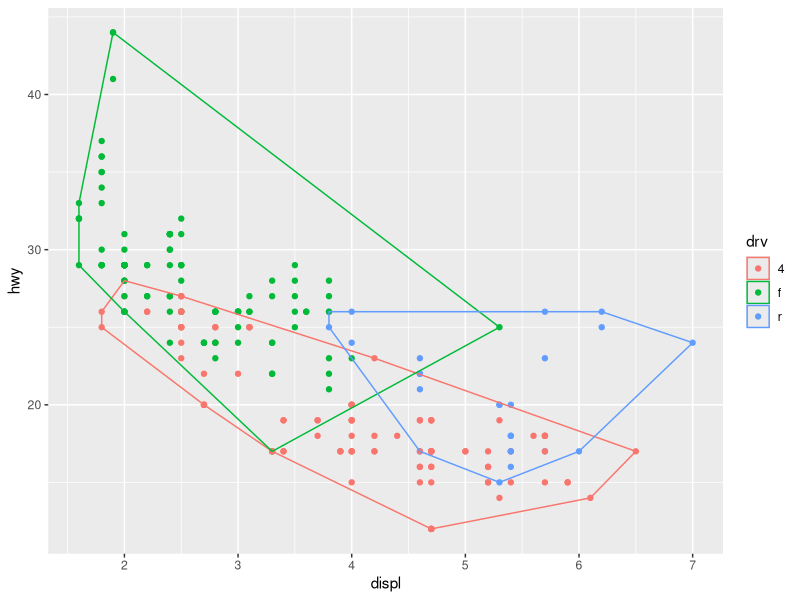
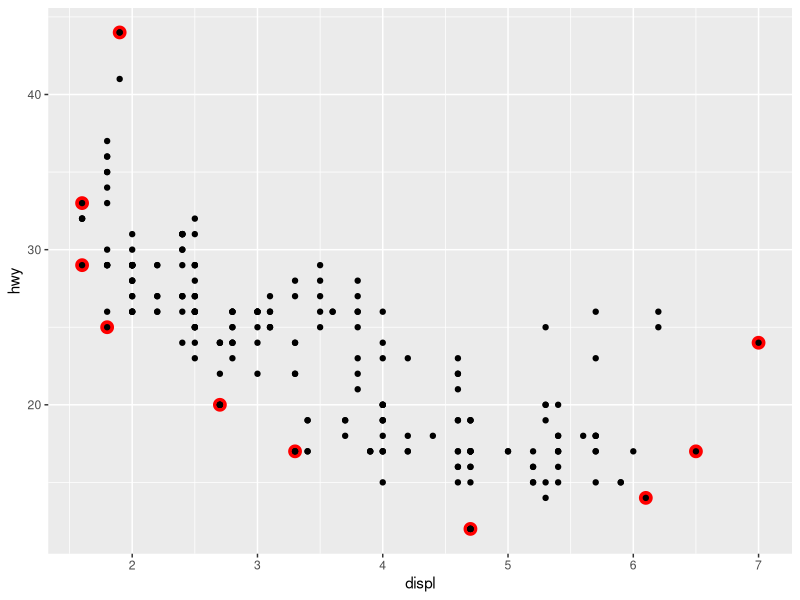
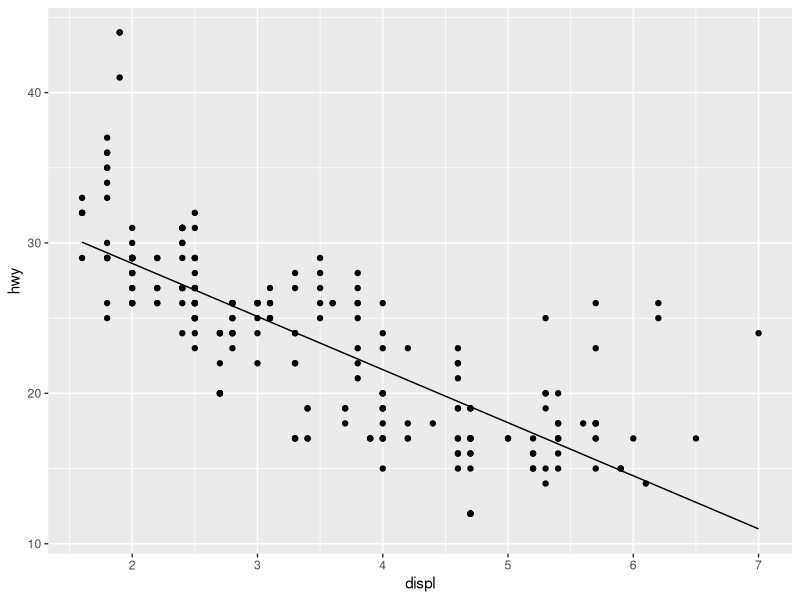
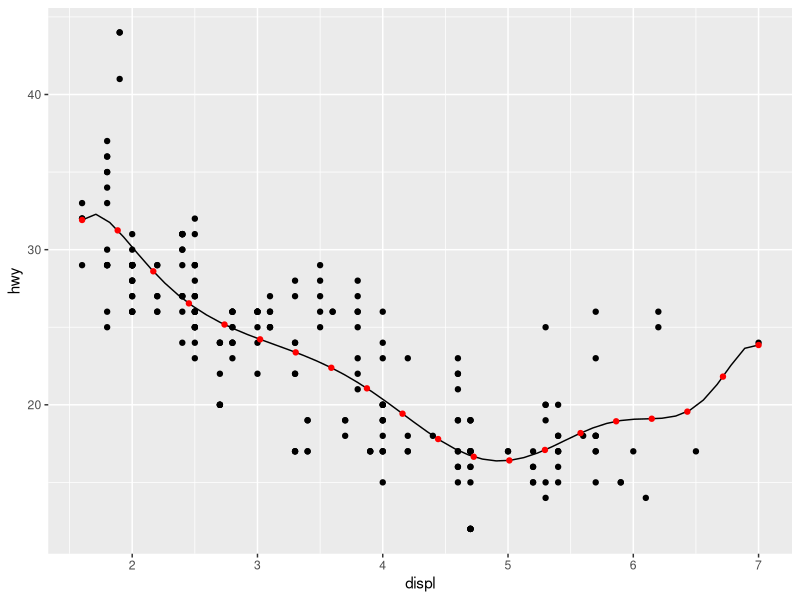
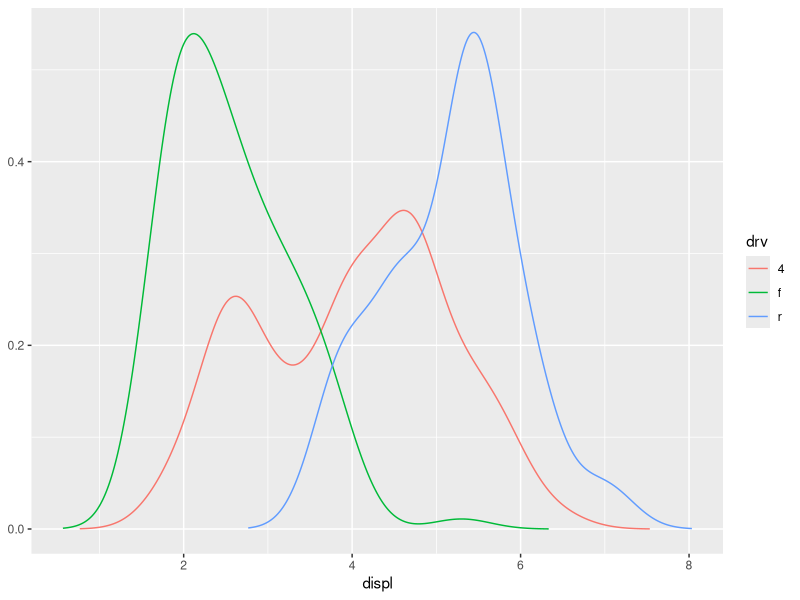
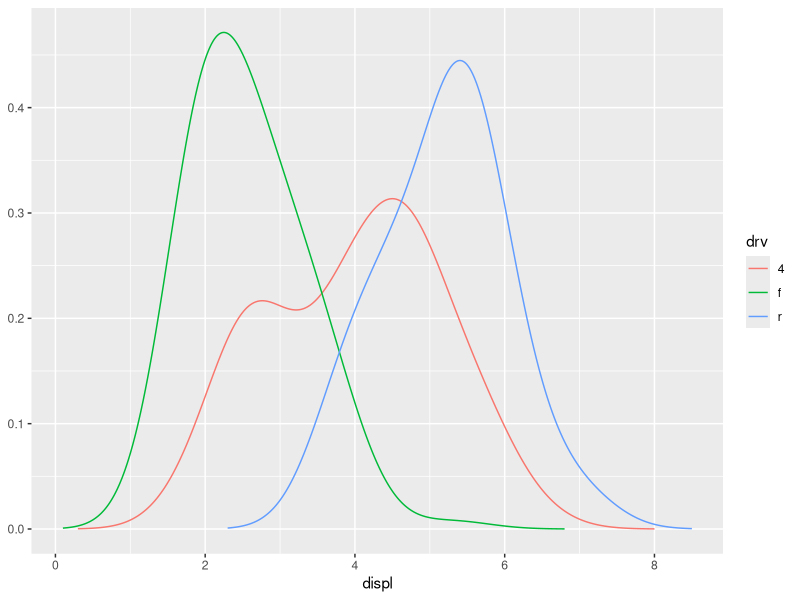
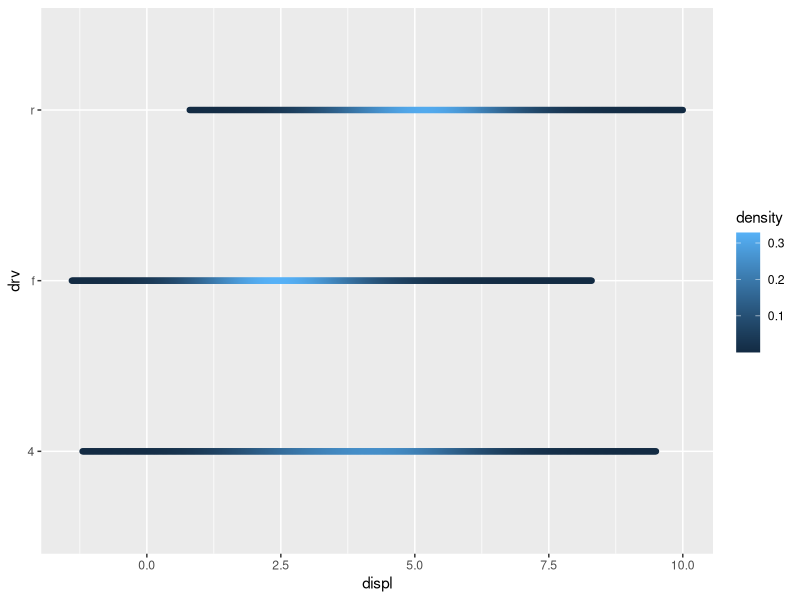
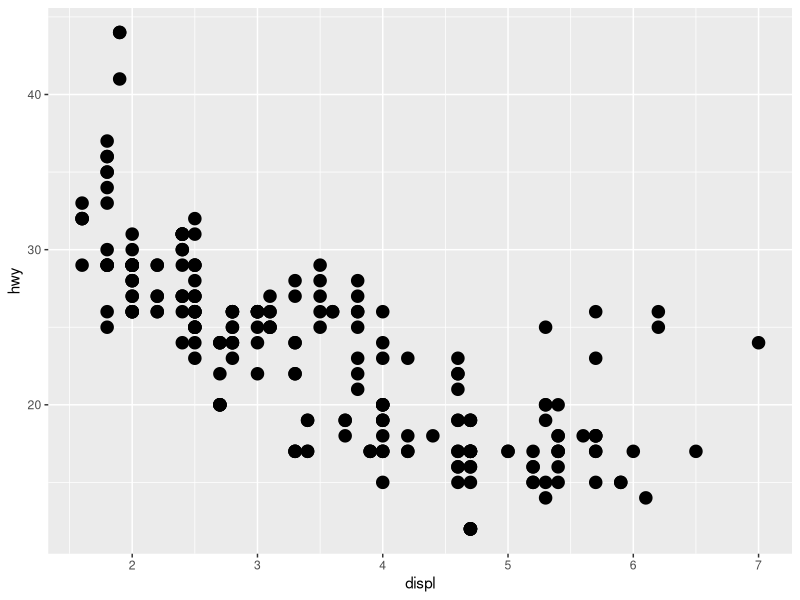

Recreate these plots in R, in order.
## ---- chunk 1
library(ggplot2)
#------------------------------------------------------- 1. CREATE A NEW GGPROTO
StatChull <- ggproto(`_class`   = "StatChull",
                     #  Remember that we have have to inherit from Stat/Geom.
                     `_inherit` = Stat,
                     #  Does the computation
                     compute_group = function(data, scales) {
                     #  chull returns the elements that lie on the convex hull.
                     data[chull(data$x, data$y), , drop = FALSE]
                       },
                     #  Establishes the asthetics that must be present so as to
                     #  work.
                     required_aes = c("x", "y")
                     )
#----------------------------------------------------- 2. WRITE A LAYER FUNCTION
stat_chull <- function(mapping = NULL, data = NULL, geom = "polygon",
                       position = "identity", na.rm = FALSE, show.legend = NA,
                       inherit.aes = TRUE, ...) {
  # Assures that the given parameters are stored correctly.
  layer(
    stat = StatChull, data = data, mapping = mapping, geom = geom,
    position = position, show.legend = show.legend, inherit.aes = inherit.aes,
    params = list(na.rm = na.rm, ...)
  )
}
# We can change the color of the convex hull for each group.
ggplot(mpg, aes(displ, hwy, colour = drv)) +
  geom_point() +
  stat_chull(fill = NA)
# Overrides the default geom.
ggplot(mpg, aes(displ, hwy)) +
  stat_chull(geom = "point", size = 4, colour = "red") +
  geom_point()
## ---- chunk 2
#------------------------------------------------------- 1. CREATE A NEW GGPROTO
# This stat creates two points by which a regression line is defined.
StatLm <- ggproto("StatLm", Stat,
  required_aes = c("x", "y"),
  compute_group = function(data, scales) {
    rng <- range(data$x, na.rm = TRUE)
    grid <- data.frame(x = rng)
    mod <- lm(y ~ x, data = data)
    grid$y <- predict(mod, newdata = grid)
    grid
  }
)
#----------------------------------------------------- 2. WRITE A LAYER FUNCTION
stat_lm <- function(mapping = NULL, data = NULL, geom = "line",
                    position = "identity", na.rm = FALSE, show.legend = NA,
                    inherit.aes = TRUE, ...) {
  layer(
    stat = StatLm, data = data, mapping = mapping, geom = geom,
    position = position, show.legend = show.legend, inherit.aes = inherit.aes,
    params = list(na.rm = na.rm, ...)
  )
}
ggplot(mpg, aes(displ, hwy)) +
  geom_point() +
  stat_lm()
## ---- chunk 3
#------------------------------------------------------- 1. CREATE A NEW GGPROTO
StatLm <- ggproto("StatLm", Stat,
  required_aes = c("x", "y"),
  # We have added some parameters to the created stat that allows to change
  # formula by which the regression is computed.
  compute_group = function(data, scales, params, n = 100, formula = y ~ x) {
    rng <- range(data$x, na.rm = TRUE)
    grid <- data.frame(x = seq(rng[1], rng[2], length = n))
    mod <- lm(formula, data = data)
    grid$y <- predict(mod, newdata = grid)
    grid
  }
)
#----------------------------------------------------- 2. WRITE A LAYER FUNCTION
stat_lm <- function(mapping = NULL, data = NULL, geom = "line",
                    position = "identity", na.rm = FALSE, show.legend = NA,
                    inherit.aes = TRUE, n = 50, formula = y ~ x,
                    ...) {
  layer(
    stat = StatLm, data = data, mapping = mapping, geom = geom,
    position = position, show.legend = show.legend, inherit.aes = inherit.aes,
    # Includes the new parameters to the stat.
    params = list(n = n, formula = formula, na.rm = na.rm, ...)
  )
}
ggplot(mpg, aes(displ, hwy)) +
  geom_point() +
  stat_lm(formula = y ~ poly(x, 10)) +
  stat_lm(formula = y ~ poly(x, 10), geom = "point", colour = "red", n = 20)
## ---- chunk 4
#------------------------------------------------------- 1. CREATE A NEW GGPROTO
StatDensityCommon <- ggproto("StatDensityCommon", Stat,
  required_aes = "x",
  setup_params = function(data, params) {
    # If the bandwidth is specified, we do not have to perform its computation.
    if (!is.null(params$bandwidth))
      return(params)
    # We estimate the bandwidth for each group using the bw.nrd0 function; then,
    # we calculate the mean.
    xs <- split(data$x, data$group)
    bws <- vapply(xs, bw.nrd0, numeric(1))
    bw <- mean(bws)
    # Shows the calculated bandwidth.  This is a best practice.
    message("Picking bandwidth of ", signif(bw, 3))
    params$bandwidth <- bw
    params
  },
  compute_group = function(data, scales, bandwidth = 1) {
    d <- density(data$x, bw = bandwidth)
    data.frame(x = d$x, y = d$y)
  }
)
#----------------------------------------------------- 2. WRITE A LAYER FUNCTION
stat_density_common <- function(mapping = NULL, data = NULL, geom = "line",
                                position = "identity", na.rm = FALSE, show.legend = NA,
                                inherit.aes = TRUE, bandwidth = NULL,
                                ...) {
  layer(
    stat = StatDensityCommon, data = data, mapping = mapping, geom = geom,
    position = position, show.legend = show.legend, inherit.aes = inherit.aes,
    # We have to include the computed bandwidth to list of parameters.
    params = list(bandwidth = bandwidth, na.rm = na.rm, ...)
  )
}
# Since we have not indicated the bandwidth, the stat calculates it.
ggplot(mpg, aes(displ, colour = drv)) +
  stat_density_common()
# Once having specified the bandwidth parameter, the stats does not computes it.
ggplot(mpg, aes(displ, colour = drv)) +
  stat_density_common(bandwidth = 0.5)
## ---- chunk 5
# Since the layer has already defined, we only need to modify the ggproto
# object.
StatDensityCommon <- ggproto("StatDensity2", Stat,
  required_aes = "x",
  # Maps the density to y.
  default_aes = aes(y = ..density..),
  compute_group = function(data, scales, bandwidth = 1) {
    d <- density(data$x, bw = bandwidth)
    data.frame(x = d$x, density = d$y)
  }
)
# We use the calculated density by the created stat.
ggplot(mpg, aes(displ, drv, colour = ..density..)) +
  stat_density_common(bandwidth = 1, geom = "point")
## ---- chunk 6
#------------------------------------------------------- 1. CREATE A NEW GGPROTO
GeomSimplePoint <- ggproto(`_class`   = "GeomSimplePoint",
                           `_inherit` = Geom,
  required_aes = c("x", "y"),
  default_aes = aes(shape = 19, colour = "black"),
  draw_key = draw_key_point,
  draw_panel = function(data, panel_scales, coord) {
    # Creates a data frame where position variables are scaled to the range (0, 1).
    coords <- coord$transform(data, panel_scales)
    # With the scaled data, you create the grid grob object.
    grid::pointsGrob(
      x = coords$x, y = coords$y,
      pch = coords$shape,
      gp = grid::gpar(col = coords$colour)
    )
  }
)
#----------------------------------------------------- 2. WRITE A LAYER FUNCTION
geom_simple_point <- function(mapping = NULL, data = NULL, stat = "identity",
                              position = "identity", na.rm = FALSE, show.legend = NA,
                              inherit.aes = TRUE, ...) {
  layer(
    geom = GeomSimplePoint, mapping = mapping,  data = data, stat = stat,
    position = position, show.legend = show.legend, inherit.aes = inherit.aes,
    params = list(na.rm = na.rm, ...)
  )
}
# Uses the created geom.
ggplot(mpg, aes(displ, hwy)) +
  geom_simple_point()
